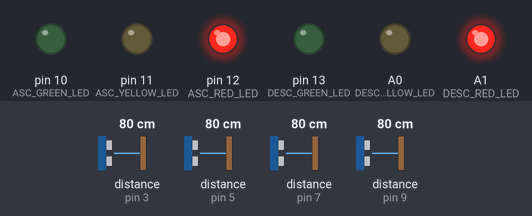
A sketch run on a simulated Arduino Uno, built with avr-gcc and run on an emulated ATmega328P. Parts: output pins drawn as LEDs (lit = HIGH). Wiring (inferred from the names in the program): 4 × ultrasonic range finder: trigger pin 2, echo pin 3 / trigger pin 4, echo pin 5 / trigger pin 6, echo pin 7 / trigger pin 8, echo pin 9. Inputs (shaded band) come from the test bench; at power-on: distance to the obstacle (sensors on pin 3, pin 5, pin 9, pin 7) 80 cm. The echo pulse lasts 58.3 µs per cm; pins used as bus, display or sensor lines are not drawn; what the sketch prints to the serial monitor is not drawn.

Above: at 1.2 s.
1.3 s: distance to the obstacle (sensor on pin 3) set to 2 cm
4.3 s: distance to the obstacle (sensor on pin 5) set to 60 cm
10.3 s: distance to the obstacle (sensor on pin 9) set to 2 cm
16.3 s: distance to the obstacle (sensor on pin 5) set to 4 cm
Timing chart, 0 to 19.3 s (numbered marks = the images above; inputs shaded):
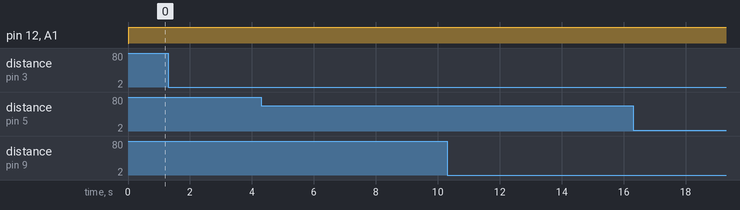

The sketch:

super_waasa1.ino
```cpp
//TinkerCad URL: https://www.tinkercad.com/things/bwjfd9sKEyU-e3ypna-periballonta-kai-efarmoges/editel?returnTo=https%3A%2F%2Fwww.tinkercad.com%2Fdashboard
// Pin definitions for ultrasonic sensors
// Ascent sensors
const int TRIG_PIN_ASC_1 = 2;
const int ECHO_PIN_ASC_1 = 3;
const int TRIG_PIN_ASC_2 = 4;
const int ECHO_PIN_ASC_2 = 5;

// Descent sensors
const int TRIG_PIN_DESC_1 = 6;
const int ECHO_PIN_DESC_1 = 7;
const int TRIG_PIN_DESC_2 = 8;
const int ECHO_PIN_DESC_2 = 9;

// Pin definitions for LEDs
// Ascent traffic lights
const int ASC_GREEN_LED = 10;
const int ASC_YELLOW_LED = 11;
const int ASC_RED_LED = 12;

// Descent traffic lights
const int DESC_GREEN_LED = 13;
const int DESC_YELLOW_LED = A0;
const int DESC_RED_LED = A1;

// Constants
const int DETECTION_DISTANCE_CM = 300; // Maximum distance to detect an object (in cm)
const unsigned long DEBOUNCE_DELAY = 500; // Debounce delay in milliseconds
const unsigned long BLINK_INTERVAL = 500; // Blinking interval for green light in milliseconds

// Variables for train detection
bool trainInAscent = false;
bool trainInDescent = false;
bool smallObjectDetected = false;
bool trainMovingUp = false;
bool trainMovingDown = false;
bool nothingDetected = true;

// Variables for sensor activation times
unsigned long lastAsc1Time = 0;
unsigned long lastAsc2Time = 0;
unsigned long lastDesc1Time = 0;
unsigned long lastDesc2Time = 0;

// Variables for blinking green light
unsigned long previousMillis = 0;
bool greenLedState = false;

void setup() {
  // Initialize Serial for debugging
  Serial.begin(9600);

  // Initialize ultrasonic sensor pins
  pinMode(TRIG_PIN_ASC_1, OUTPUT);
  pinMode(ECHO_PIN_ASC_1, INPUT);
  pinMode(TRIG_PIN_ASC_2, OUTPUT);
  pinMode(ECHO_PIN_ASC_2, INPUT);
  pinMode(TRIG_PIN_DESC_1, OUTPUT);
  pinMode(ECHO_PIN_DESC_1, INPUT);
  pinMode(TRIG_PIN_DESC_2, OUTPUT);
  pinMode(ECHO_PIN_DESC_2, INPUT);

  // Initialize LED pins
  pinMode(ASC_GREEN_LED, OUTPUT);
  pinMode(ASC_YELLOW_LED, OUTPUT);
  pinMode(ASC_RED_LED, OUTPUT);
  pinMode(DESC_GREEN_LED, OUTPUT);
  pinMode(DESC_YELLOW_LED, OUTPUT);
  pinMode(DESC_RED_LED, OUTPUT);

  // Turn off all LEDs initially
  turnOffAllLEDs();
}

void loop() {
  // Read distances from all sensors
  int distAsc1 = getDistance(TRIG_PIN_ASC_1, ECHO_PIN_ASC_1);
  int distAsc2 = getDistance(TRIG_PIN_ASC_2, ECHO_PIN_ASC_2);
  int distDesc1 = getDistance(TRIG_PIN_DESC_1, ECHO_PIN_DESC_1);
  int distDesc2 = getDistance(TRIG_PIN_DESC_2, ECHO_PIN_DESC_2);

  // Debug info
  Serial.print("Distances (cm): ASC1=");
  Serial.print(distAsc1);
  Serial.print(" ASC2=");
  Serial.print(distAsc2);
  Serial.print(" DESC1=");
  Serial.print(distDesc1);
  Serial.print(" DESC2=");
  Serial.println(distDesc2);

  // Check for train in ascent direction
  bool asc1Active = (distAsc1 < DETECTION_DISTANCE_CM);
  bool asc2Active = (distAsc2 < DETECTION_DISTANCE_CM);

  // Check for train in descent direction
  bool desc1Active = (distDesc1 < DETECTION_DISTANCE_CM);
  bool desc2Active = (distDesc2 < DETECTION_DISTANCE_CM);

  // Handle train detection in ascent direction
  handleTrainDetection(asc1Active, asc2Active, lastAsc1Time, lastAsc2Time, trainMovingUp);

  // Handle train detection in descent direction
  handleTrainDetection(desc1Active, desc2Active, lastDesc1Time, lastDesc2Time, trainMovingDown);

  // Check for train in ascent area (both sensors active)
  trainInAscent = (asc1Active && asc2Active);

  // Check for train in descent area (both sensors active)
  trainInDescent = (desc1Active && desc2Active);

  // Check for small object (only one sensor active in any area)
  smallObjectDetected = ((asc1Active != asc2Active) || (desc1Active != desc2Active));

  // Check if nothing is detected
  nothingDetected = !asc1Active && !asc2Active && !desc1Active && !desc2Active;

  // Update traffic lights based on the detected scenario
  updateTrafficLights();

  // Small delay
  delay(100);
}

// Function to measure distance with an ultrasonic sensor
int getDistance(int trigPin, int echoPin) {
  // Clear the trigger pin
  digitalWrite(trigPin, LOW);
  delayMicroseconds(2);

  // Set the trigger pin high for 10 microseconds
  digitalWrite(trigPin, HIGH);
  delayMicroseconds(10);
  digitalWrite(trigPin, LOW);

  // Read the echo pin, convert the time to distance in cm
  long duration = pulseIn(echoPin, HIGH);
  int distance = duration * 0.034 / 2;

  return distance;
}

// Function to handle train detection and direction
void handleTrainDetection(bool sensor1Active, bool sensor2Active,
                         unsigned long &lastSensor1Time, unsigned long &lastSensor2Time,
                         bool &trainMoving) {
  unsigned long currentTime = millis();

  // Record the activation time of each sensor
  if (sensor1Active) {
    lastSensor1Time = currentTime;
  }

  if (sensor2Active) {
    lastSensor2Time = currentTime;
  }

  // If both sensors are active within the debounce period, determine direction
  if (sensor1Active && sensor2Active) {
    // If sensor1 activated before sensor2
    if (lastSensor1Time < lastSensor2Time &&
        (lastSensor2Time - lastSensor1Time) < DEBOUNCE_DELAY) {
      trainMoving = true;
    }
    // If sensor2 activated before sensor1
    else if (lastSensor2Time < lastSensor1Time &&
             (lastSensor1Time - lastSensor2Time) < DEBOUNCE_DELAY) {
      trainMoving = true;
    }
  }

  // Reset direction if sensors are inactive for a while
  if (!sensor1Active && !sensor2Active && trainMoving) {
    if (currentTime - max(lastSensor1Time, lastSensor2Time) > DEBOUNCE_DELAY * 5) {
      trainMoving = false;
    }
  }
}

// Function to update traffic lights based on detected scenario
void updateTrafficLights() {
  turnOffAllLEDs();

  // Case 5: Nothing detected - blink green lights
  if (nothingDetected) {
    unsigned long currentMillis = millis();
    if (currentMillis - previousMillis >= BLINK_INTERVAL) {
      previousMillis = currentMillis;
      greenLedState = !greenLedState;
      digitalWrite(ASC_GREEN_LED, greenLedState);
      digitalWrite(DESC_GREEN_LED, greenLedState);
    }
    return;
  }

  // Case 4: Trains detected in both directions - all red
  if (trainInAscent && trainInDescent) {
    digitalWrite(ASC_RED_LED, HIGH);
    digitalWrite(DESC_RED_LED, HIGH);
    return;
  }

  // Case 3: Small object detected - all yellow
  if (smallObjectDetected) {
    digitalWrite(ASC_YELLOW_LED, HIGH);
    digitalWrite(DESC_YELLOW_LED, HIGH);
    return;
  }

  // Case 1: Train moving in ascent direction only
  if (trainInAscent && !trainInDescent) {
    digitalWrite(ASC_GREEN_LED, HIGH);
    digitalWrite(DESC_RED_LED, HIGH);
    return;
  }

  // Case 2: Train moving in descent direction only
  if (!trainInAscent && trainInDescent) {
    digitalWrite(ASC_RED_LED, HIGH);
    digitalWrite(DESC_GREEN_LED, HIGH);
    return;
  }
}

// Function to turn off all LEDs
void turnOffAllLEDs() {
  digitalWrite(ASC_GREEN_LED, LOW);
  digitalWrite(ASC_YELLOW_LED, LOW);
  digitalWrite(ASC_RED_LED, LOW);
  digitalWrite(DESC_GREEN_LED, LOW);
  digitalWrite(DESC_YELLOW_LED, LOW);
  digitalWrite(DESC_RED_LED, LOW);
}
```
